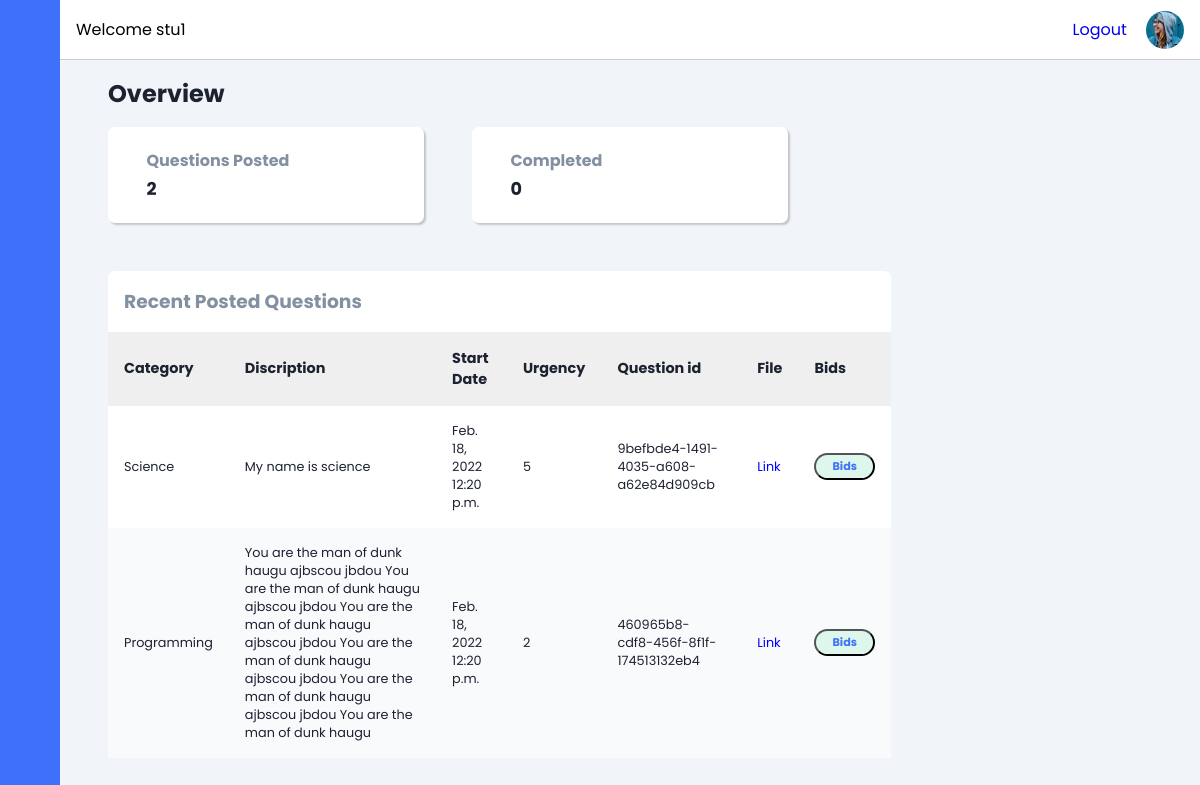
Page /student/dashboard (signed in) on the earlier database version.
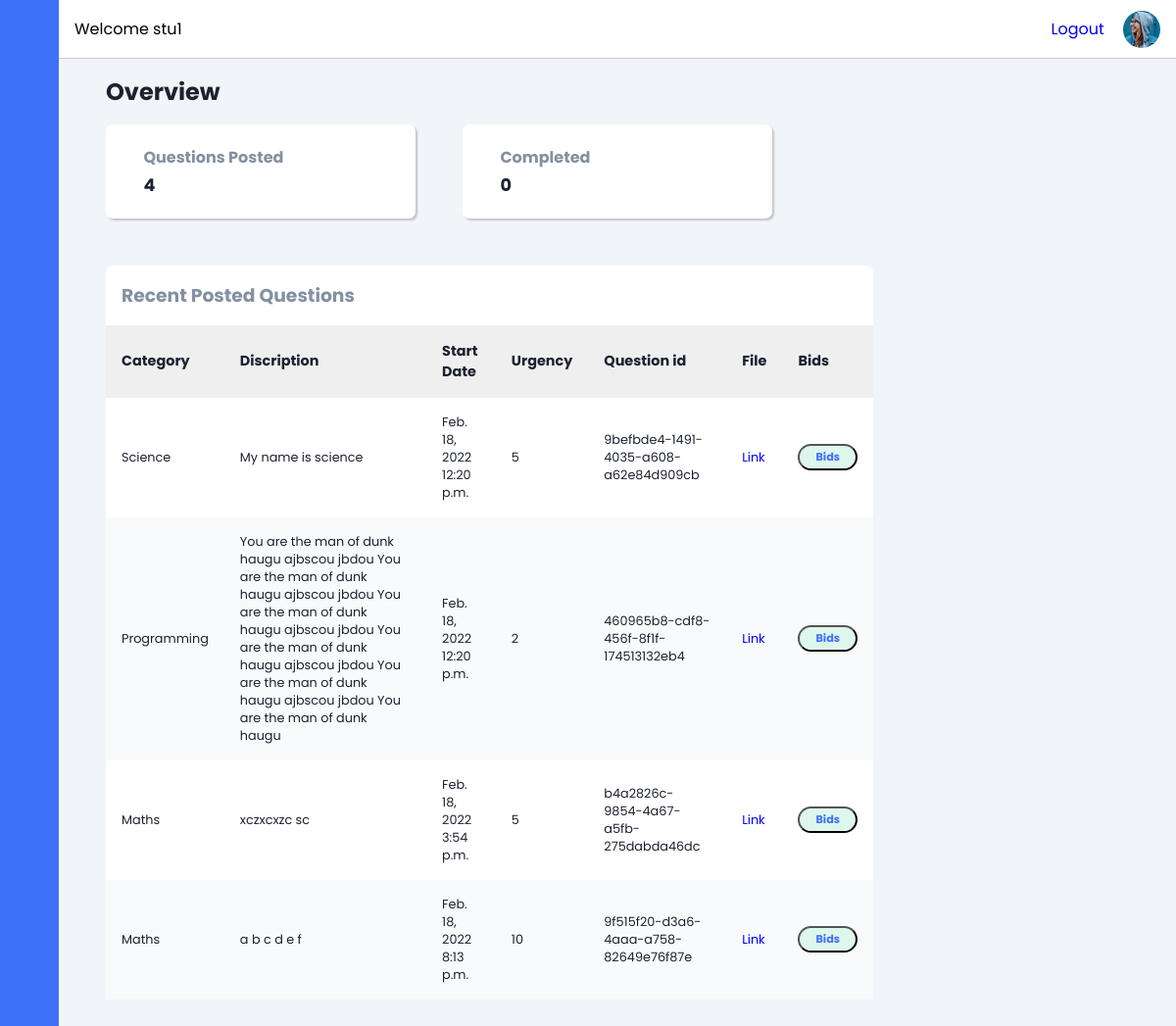
Same page on the later database version.
### student/models.py (models this page shows, shortened)
class Question(models.Model):
    id = models.AutoField(primary_key=True)
    student = models.ForeignKey(Student, on_delete=models.CASCADE, null=True, blank=True)
    randomly_generated_id = models.UUIDField(unique=True, default=uuid.uuid4, editable=False)
    category = models.CharField(max_length=30, choices=categotry ,default='others')
    urgency= models.CharField(max_length=250, null=True)
    description=models.CharField(max_length=250, null=True)
    upload = models.FileField(upload_to ='static/media/', null=True)
    date = models.DateField(null=True)
    time = models.TimeField(null=True)

### Learning/views.py (the view)
# urls.py: path('student/dashboard', views.stu_dashboard,name="stu_dashboard"),
def stu_dashboard(request):
    user = User.objects.get(username = request.user)
    stu = Student.objects.get(username=user)
    question = Question.objects.filter(student=stu)
    bid = Bid.objects.all()
    count=0
    for b in bid:
        bd = b.project.student
        if bd.username == request.user and b.status=='Completed':
            count += 1
    context = {
        'name': request.user,
        'question' : question,
        'count':count,
    }
    return render(request, "student/index.html", context)

### templates/student/index.html (shortened to what this page needs)
<!DOCTYPE html>
{% load static %}
<html lang="en">
<head>
    <link rel="stylesheet" href="https://cdn.jsdelivr.net/gh/lykmapipo/themify-icons@0.1.2/css/themify-icons.css">
    <link rel="stylesheet" href="{% static 'css/style.css' %}">
</head>
<body>
    <div class="sidebar">
        <div class="sidebar-header">
        </div>
        <div class="sidebar-menu">
            <ul>
            </ul>
        </div>
    </div>
    <div class="main-content">
        <header>
            <div class="search-wrapper">
                <span>Welcome {{name}}</span>
            </div>
            <div class="social-icons">
                <span ><a href="{% url 'logout' %}">Logout</a></span>
                <div></div>
            </div>
        </header>
        <main>
            <h2 class="dash-title">Overview</h2>
            <div class="dash-cards">
                <div class="card-single">
                    <div class="card-body">
                        <div>
                            <h5>Questions Posted</h5>
                            <h4>{{question|length}}</h4>
                        </div>
                    </div>
                </div>
                <div class="card-single">
                    <div class="card-body">
                        <div>
                            <h5>Completed</h5>
                            <h4>{{count}}</h4>
                        </div>
                    </div>
                </div>
            </div>
            <section class="recent">
                <div class="activity-grid">
                    <div class="activity-card">
                        <h3>Recent Posted Questions</h3>
                        <div class="table-responsive">
                            <table>
                                <thead>
                                    <tr>
                                        <th>Category</th>
                                        <th>Discription</th>
                                        <th>Start Date</th>
                                        <th>Urgency</th>
                                        <th>Question id</th>
                                        <th>File</th>
                                        <th>Bids</th>
                                    </tr>
                                </thead>
                                <tbody>
                                    {% for q in question %}
                                    <tr>
                                        <td>{{q.category}}</td>
                                        <td>{{q.description}}</td>
                                        <td>{{q.date}}<br>{{q.time}}</td>
                                        <td>{{q.urgency}}</td>
                                        <td>{{q.randomly_generated_id}}
                                        <td><a type="download" href="../../{{q.upload}}" style="color:blue" download>Link</a></td>
                                        <td>
                                            <a href="/student/{{q.id}}"><button id="{{q.id}}" class="badge success">Bids</button></a>
                                        </td>
                                    </tr>
                                    {% endfor %}
                                </tbody>
                            </table>
                        </div>
                    </div>
                    </div>
                </div>
</body>
</html>

Differences in the rows shown:
added Question: category "Maths", description "xczxcxzc sc", date "Feb. 18, 2022", time "3:54 p.m.", urgency "5", randomly_generated_id "b4a2826c-9854-4a67-a5fb-275dabda46dc"
added Question: category "Maths", description "a b c d e f", date "Feb. 18, 2022", time "8:13 p.m.", urgency "10", randomly_generated_id "9f515f20-d3a6-4aaa-a758-82649e76f87e"
Other differences:
{{ question|length }}: "2" → "4"
